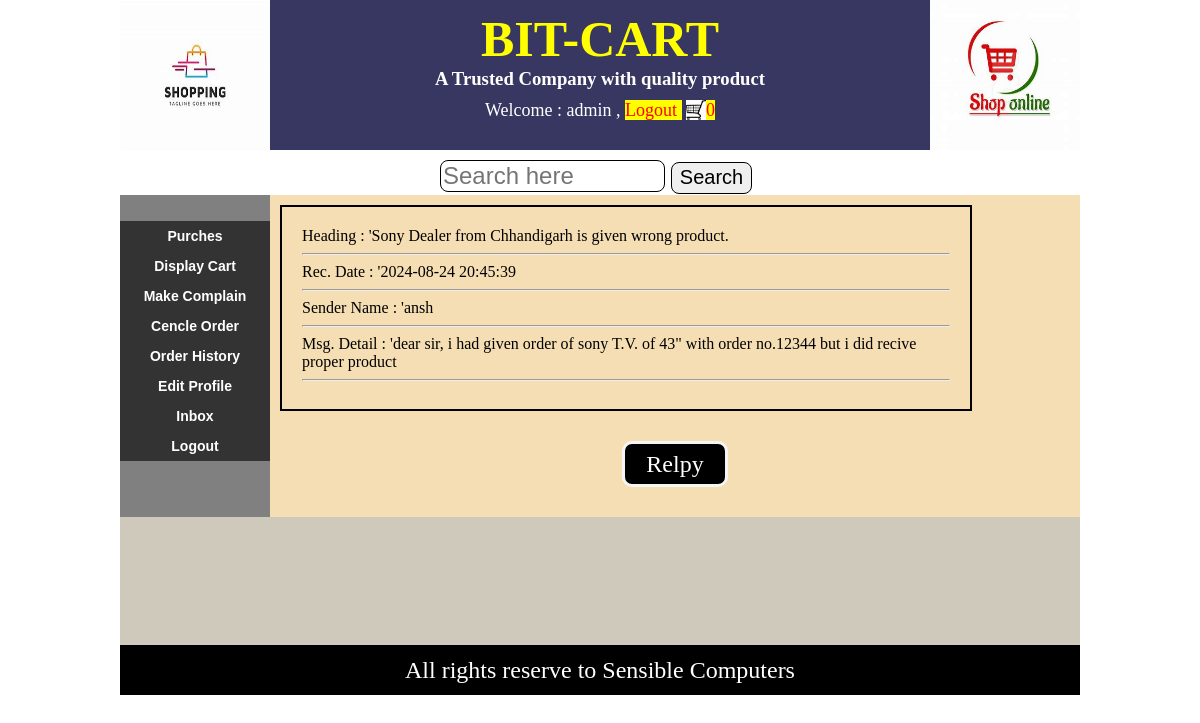
The app's page /displayUserMsgDetail.php?nid=2 (signed in) with its own data.
### tables this page shows
CREATE TABLE `message_info` (
  `msg_id` int(11) NOT NULL,
  `msg_heading` text NOT NULL,
  `msg_detail` text NOT NULL,
  `sender_name` varchar(40) NOT NULL,
  `receiver_name` varchar(40) NOT NULL,
  `sent_date` datetime NOT NULL
);

### displayUserMsgDetail.php (the view, shortened to what this page needs)
<?php @session_start();
  if(isset($_SESSION["uname"]) && $_SESSION["utype"]='user')
{
  include("header.php");
?>
<div id="content">
<div id="leftSide">
<?php
  include("userMenu.php");
?>
</div>
<div id="rightSide">
<div style="width: 80%; margin: 10px; padding: 20px; border:2px solid black">
  <?php
  $id=$_REQUEST["nid"];
  include("dbconnect.php");
  $rsnews=mysqli_query($con,"select * from message_info where msg_id='$id'order by sent_date desc") or die ("qurey error");
  $row=mysqli_fetch_array($rsnews);
    $hd=$row["msg_heading"];
    $sn=$row["sender_name"];
    $sd=$row["sent_date"];
    $dtl=$row["msg_detail"];
  echo("Heading : '$hd");
  echo("<hr>");
  echo("Rec. Date : '$sd");
  echo("<hr>");
  echo("Sender Name : '$sn");
  echo("<hr>");
  echo("Msg. Detail : '$dtl");
  echo("<hr>");
  ?>
  </div>
  <div id="repbtn">
    <a href="replyFormByAdmin.php?usr=<?=$sn?>">Relpy</a>
  </div>
</div>
</div>
<?php
  include("footer.php");
}
else
{
  header("location:loginForm.php");
}
?>

### css/style.css (style rules this page uses)
body { margin: 0px; padding: 0px; }
#content { min-height: 450px; background-color: rgb(207, 201, 188); margin-top: 5px; }
#leftSide { min-height: 450px; background-color: gray; width: 150px; display: table-cell; }
#rightSide { min-height: 450px; background-color: wheat; width: 810px; display: table-cell; }
#repbtn { width: 100px; height: 40px; background-color: black; font-size: 24px; margin: 30px auto; text-align: center; line-height: 40px; border-radius: 10px; border: 3px solid whitesmoke; }
#repbtn a { color: white; display: block; text-decoration: none; }

### records on screen
message_info: msg_heading "Sony Dealer from Chhandigarh is given wrong product.", sent_date "2024-08-24 20:45:39", sender_name "ansh", msg_detail "dear sir, i had given order of sony T.V. of 43\" with order no.12344 but i did recive proper product"

### other values on screen
$_SESSION["uname"] "admin"
$cnt "0"
